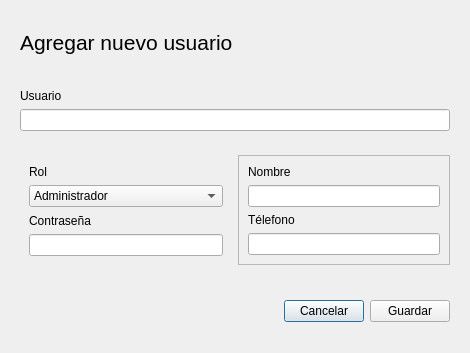
<?xml version="1.0" encoding="UTF-8"?>
<ui version="4.0">
 <class>Dialog</class>
 <widget class="QDialog" name="Dialog">
  <property name="geometry">
   <rect>
    <x>0</x>
    <y>0</y>
    <width>470</width>
    <height>353</height>
   </rect>
  </property>
  <property name="windowTitle">
   <string>Agregar animal</string>
  </property>
  <layout class="QVBoxLayout" name="verticalLayout_4">
   <item>
    <widget class="QWidget" name="widget_4" native="true">
     <layout class="QHBoxLayout" name="horizontalLayout_2">
      <item>
       <widget class="QLabel" name="label">
        <property name="font">
         <font>
          <family>Segoe UI</family>
          <pointsize>16</pointsize>
         </font>
        </property>
        <property name="text">
         <string>Agregar nuevo usuario</string>
        </property>
       </widget>
      </item>
      <item>
       <spacer name="horizontalSpacer_2">
        <property name="orientation">
         <enum>Qt::Horizontal</enum>
        </property>
        <property name="sizeHint" stdset="0">
         <size>
          <width>207</width>
          <height>20</height>
         </size>
        </property>
       </spacer>
      </item>
     </layout>
    </widget>
   </item>
   <item>
    <widget class="QWidget" name="widget_3" native="true">
     <layout class="QVBoxLayout" name="verticalLayout_3">
      <item>
       <widget class="QLabel" name="label_2">
        <property name="text">
         <string>Usuario</string>
        </property>
       </widget>
      </item>
      <item>
       <widget class="QLineEdit" name="lineEdit"/>
      </item>
     </layout>
    </widget>
   </item>
   <item>
    <widget class="QWidget" name="widget_5" native="true">
     <layout class="QGridLayout" name="gridLayout">
      <item row="0" column="0">
       <widget class="QWidget" name="widget_2" native="true">
        <layout class="QVBoxLayout" name="verticalLayout_2">
         <item>
          <widget class="QLabel" name="label_4">
           <property name="text">
            <string>Rol</string>
           </property>
          </widget>
         </item>
         <item>
          <widget class="QComboBox" name="comboBox">
           <item>
            <property name="text">
             <string>Administrador</string>
            </property>
           </item>
           <item>
            <property name="text">
             <string>Empleado</string>
            </property>
           </item>
          </widget>
         </item>
         <item>
          <widget class="QLabel" name="label_6">
           <property name="text">
            <string>Contraseña</string>
           </property>
          </widget>
         </item>
         <item>
          <widget class="QLineEdit" name="lineEdit_4"/>
         </item>
        </layout>
       </widget>
      </item>
      <item row="0" column="1">
       <widget class="QFrame" name="frame">
        <property name="frameShape">
         <enum>QFrame::StyledPanel</enum>
        </property>
        <property name="frameShadow">
         <enum>QFrame::Raised</enum>
        </property>
        <layout class="QVBoxLayout" name="verticalLayout">
         <item>
          <widget class="QLabel" name="label_3">
           <property name="text">
            <string>Nombre</string>
           </property>
          </widget>
         </item>
         <item>
          <widget class="QLineEdit" name="lineEdit_2"/>
         </item>
         <item>
          <widget class="QLabel" name="label_5">
           <property name="text">
            <string>Télefono</string>
           </property>
          </widget>
         </item>
         <item>
          <widget class="QLineEdit" name="lineEdit_3"/>
         </item>
        </layout>
       </widget>
      </item>
     </layout>
    </widget>
   </item>
   <item>
    <widget class="QWidget" name="widget" native="true">
     <layout class="QHBoxLayout" name="horizontalLayout">
      <item>
       <spacer name="horizontalSpacer">
        <property name="orientation">
         <enum>Qt::Horizontal</enum>
        </property>
        <property name="sizeHint" stdset="0">
         <size>
          <width>264</width>
          <height>20</height>
         </size>
        </property>
       </spacer>
      </item>
      <item>
       <widget class="QPushButton" name="pushButton">
        <property name="text">
         <string>Cancelar</string>
        </property>
       </widget>
      </item>
      <item>
       <widget class="QPushButton" name="pushButton_2">
        <property name="text">
         <string>Guardar</string>
        </property>
       </widget>
      </item>
     </layout>
    </widget>
   </item>
  </layout>
 </widget>
 <resources>
  <include location="ui/.ui/resources.qrc"/>
 </resources>
 <connections/>
</ui>
